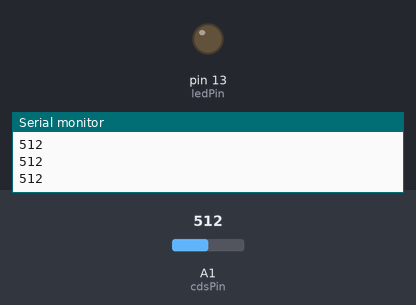
A sketch run on a simulated Arduino Uno, built with avr-gcc and run on an emulated ATmega328P. On the bench: output pins drawn as LEDs (lit = HIGH), the last lines printed to the serial monitor. The test bench sets the inputs (shaded band); at power-on: A1 (cdsPin) = 512.

Above: at 1.2 s.
1.3 s: A1 (cdsPin) set to 487
At 2.5 s:
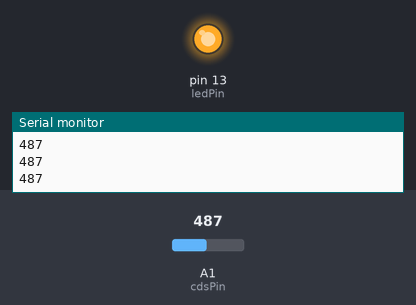
2.8 s: A1 (cdsPin) set to 591
4.3 s: A1 (cdsPin) set to 615
At 5.2 s:
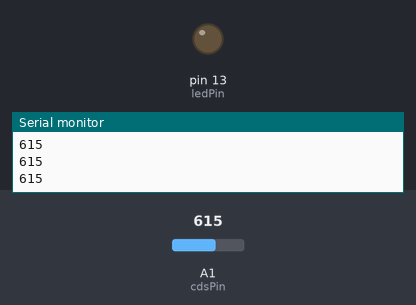
5.8 s: A1 (cdsPin) set to 490
At 6.5 s:
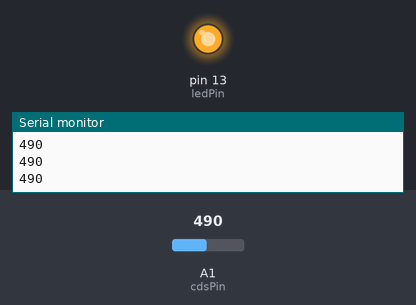
Timing chart, 0 to 8.3 s (numbered marks = the images above; inputs shaded):
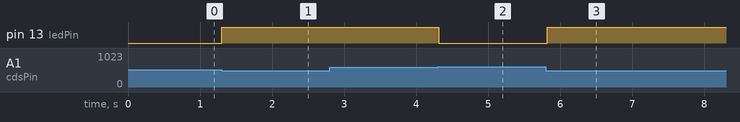

The sketch:

CdS_ex02.ino
```cpp
const int cdsPin = A1;    // CdS 셀 연결 핀 (아날로그 입력 A1)
const int ledPin = 13;    // LED 연결 핀 (디지털 핀 D13)
bool ledState = false;    // LED 상태를 추적하는 변수 (false: 꺼짐, true: 켜짐)

void setup() {
  pinMode(ledPin, OUTPUT);    // LED 핀을 출력으로 설정
  Serial.begin(9600);         // 시리얼 통신 시작 (디버깅용)
  digitalWrite(ledPin, LOW);  // 초기 상태: LED 꺼짐
}

void loop() {
  int cdsValue = analogRead(cdsPin);  // CdS 셀 값 읽기 (0-1023)
  Serial.println(cdsValue);          // 측정값 시리얼 모니터에 출력

  if (!ledState) {  // LED가 꺼져있는 경우
    if (cdsValue < 500) {           // CdS 값이 500 미만이면
      digitalWrite(ledPin, HIGH);   // LED 켜기
      ledState = true;              // 상태 업데이트
    }
  } else {  // LED가 켜져있는 경우
    if (cdsValue >= 600) {          // CdS 값이 600 이상이면
      digitalWrite(ledPin, LOW);    // LED 끄기
      ledState = false;             // 상태 업데이트
    }
  }

  delay(100);  // 0.1초 대기 (너무 빠른 변화를 방지)
}
```

Measured:
- the behaviour switches between 500 and 499 on A1 (cdsPin) (found by bisection; images 0 and 1)
- the behaviour switches between 599 and 600 on A1 (cdsPin) (found by bisection; images 1 and 2)
- after the input at 1.3 s, pin 13 (ledPin): LOW → HIGH at once
- after the input at 4.3 s, pin 13 (ledPin): HIGH → LOW at once
- after the input at 5.8 s, pin 13 (ledPin): LOW → HIGH at once
